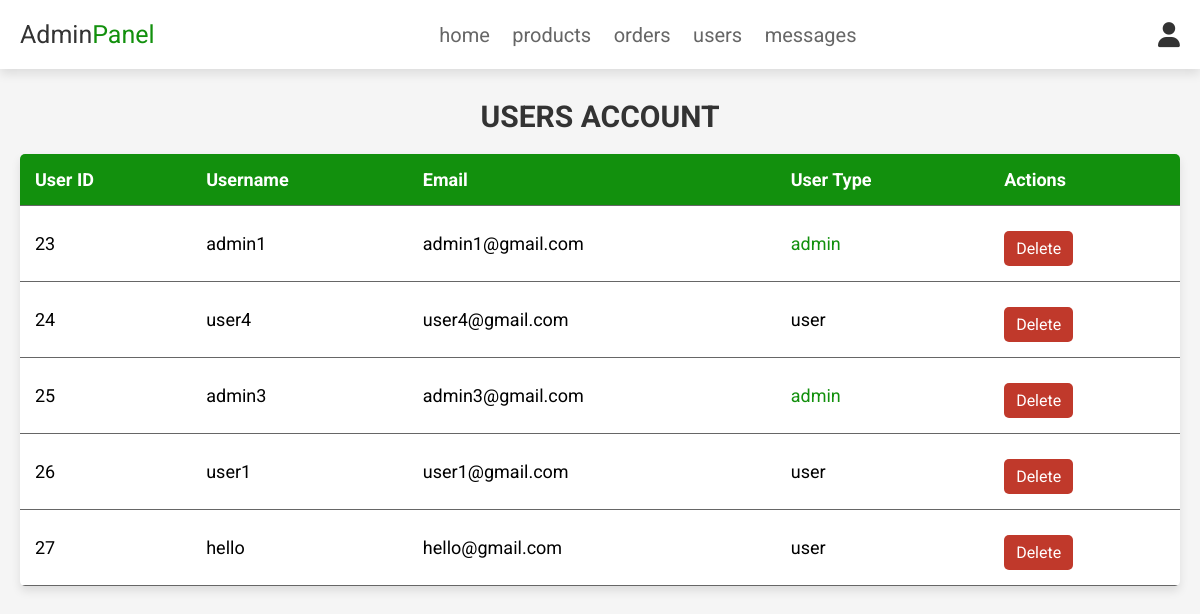
The app's page /admin_users.php (signed in) with its own data.
### tables this page shows
CREATE TABLE `users` (
  `id` int(100) NOT NULL,
  `username` varchar(100) NOT NULL,
  `email` varchar(100) NOT NULL,
  `password` varchar(100) NOT NULL,
  `address` varchar(255) NOT NULL,
  `number` int(50) NOT NULL,
  `user_type` varchar(20) NOT NULL DEFAULT 'user'
);

### admin_users.php (the view, shortened to what this page needs)
<?php
@include 'config.php';
?>
<!DOCTYPE html>
<html lang="en">
<head>
  <link rel="stylesheet" href="https://cdnjs.cloudflare.com/ajax/libs/font-awesome/6.0.0/css/all.min.css">
  <link rel="stylesheet" href="css/admin_style.css">
</head>
<body>
  <?php @include 'admin_header.php'; ?>
  <section class="users">
    <h1 class="title">users account</h1>
    <table class="users-table">
      <thead>
        <tr>
          <th>User ID</th>
          <th>Username</th>
          <th>Email</th>
          <th>User Type</th>
          <th>Actions</th>
        </tr>
      </thead>
      <tbody>
        <?php
          $select_users = mysqli_query($conn, "SELECT * FROM `users`") or die('query failed');
          if(mysqli_num_rows($select_users) > 0){
            while($fetch_users = mysqli_fetch_assoc($select_users)){
        ?>
        <tr>
          <td><?php echo $fetch_users['id']; ?></td>
          <td><?php echo $fetch_users['username']; ?></td>
          <td><?php echo $fetch_users['email']; ?></td>
          <td style="color:<?php if($fetch_users['user_type'] == 'admin'){ echo 'var(--orange)'; }; ?>"><?php echo $fetch_users['user_type']; ?></td>
          <td>
            <a href="admin_users.php?delete=<?php echo $fetch_users['id']; ?>" onclick="return confirm('delete this user?');" class="delete-btn">delete</a>
          </td>
        </tr>
        <?php
            }
          }
        ?>
      </tbody>
    </table>
  </section>
</body>
</html>

### css/admin_style.css (style rules this page uses)
:root { --green: #12900d; --red: #c0392b; --orange: #12900d; --black: #333; --white: #fff; --light-color: #666; --light-white: #ccc; --light-bg: #f5f5f5; --border: 0.2rem solid var(--black); --box-shadow: 0 0.5rem 1rem rgba(0, 0, 0, 0.1); }
* { font-family: "roboto"; margin: 0; padding: 0; box-sizing: border-box; outline: none; border: none; text-decoration: none; transition: all 0.2s linear; }
html { font-size: 62.5%; overflow-x: hidden; scroll-behavior: smooth; scroll-padding-top: 6.5rem; }
body { background: var(--light-bg); }
section { padding: 3rem 2rem; }
.title { text-align: center; margin-bottom: 2rem; color: var(--black); text-transform: uppercase; font-size: 3rem; }
.btn, .delete-btn, .option-btn { display: inline-block; border-radius: 0.5rem; margin-top: 1rem; font-size: 1.8rem; color: var(--white); cursor: pointer; padding: 1rem 3rem; text-transform: capitalize; }
.delete-btn { background-color: var(--red); }
.users-table { width: 100%; max-width: 1200px; margin: 0 auto; border-collapse: collapse; box-shadow: var(--box-shadow); border-radius: 0.5rem; overflow: hidden; background-color: var(--white); }
.users-table th, .users-table td { padding: 1.5rem; font-size: 1.8rem; text-align: left; border-bottom: 1px solid var(--light-color); }
.users-table th { background-color: var(--green); color: var(--white); }
.users-table .delete-btn { padding: 0.8rem 1.2rem; font-size: 1.6rem; background-color: var( --red ); color: var(--white); border: none; border-radius: 0.5rem; cursor: pointer; }

### records on screen
users: id "23", username "admin1", email "admin1@gmail.com", user_type "admin"
users: id "24", username "user4", email "user4@gmail.com", user_type "user"
users: id "25", username "admin3", email "admin3@gmail.com", user_type "admin"
users: id "26", username "user1", email "user1@gmail.com", user_type "user"
users: id "27", username "hello", email "hello@gmail.com", user_type "user"
